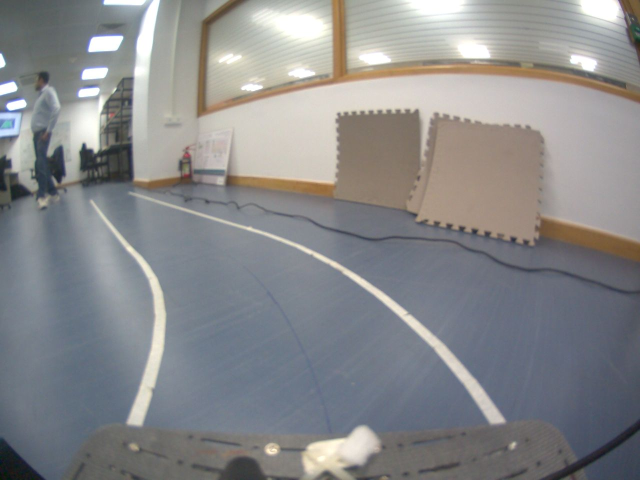
#> input picture scripts/images/i13.png, 1280 x 960 px (shown at 1/2 size); its folder holds only this picture in this run
$ python LanesTest.py   (older library calls are emulated)
#> lines starting #> are read from the running program, lines starting #| are printed output that depends on the picture; after the words box and inside, x2 and y2 are one past the last pixel; in counts of white or black regions, pixels touching at a corner belong together
### scripts/Lanes.py
import pickle
import cv2
import numpy as np

class FindLanes(object):

    def __init__(self, calibration_file):
#> called with calibration_file = 'calibrate_matrix.pickle'
        self._calibration_file = calibration_file
        serialize = pickle.load( open( self._calibration_file, "rb" ) )
#> (reads scripts/calibrate_matrix.pickle from the repository)
#> further down, img is the input picture: shape (960, 1280, 3); mean B, G, R 139.1, 137.4, 136.7
        self._mtx = serialize["mtx"]
        self._dist = serialize["dist"]


    # Process the image and give it back
    def img_process(self, img_BGR):
        # Conver from BGR to RGB to process
        img_RGB = cv2.cvtColor(img_BGR, cv2.COLOR_BGR2RGB)
        color_binary, combined, undistort_crop_img ,  src, dst, M, undistort_img  = self.combined_threshold_mask(img_RGB)

        leftx, lefty, rightx, righty, out_imgS, confidence_left, confidence_right, center_point, cte = self.find_lane_pixels_no_history(combined)
        #left_fitx, right_fitx, out_imgS, left_fit, right_fit = self.fit_polynomial(leftx, lefty, rightx, righty, out_imgS)

        return color_binary, cte, confidence_left,confidence_right,  undistort_crop_img, undistort_img # in RGB format

    # Undistort image
    def undistort(self, img, mask = True):
	return img
        #return cv2.undistort(img, self._mtx, self._dist, None, self._mtx)

    # Create a mask remove side noise
    def apply_transform_mask(self, _img , offset=100, bottom_offset = 100):
        _img[_img.shape[0] - bottom_offset:_img.shape[0]:] = 0
        size= _img.shape[0]
        return _img[:size - bottom_offset,:]

    # Create birds eye view from undistorted image
    def birds_perspective(self, img, SPEED = 0):
        # Define source points
#> called with SPEED = 1
        src = np.zeros((4, 2), dtype=np.float32)

        src[0] = [410,550]
        src[1] = [870,550]
        src[2] = [1180,960]
        src[3] = [100,960]

        # Destination Points
        dst = np.zeros((4, 2), dtype=np.float32)
        width = img.shape[1]
#> width = 1280
        height = img.shape[0]
#> height = 960
        offset1 = 250 # offset for dst points
        offset2 = 150
        dst[0] = (offset1, 0)
        dst[1] = (width-offset1, 0)
        dst[2] = (width-offset1, height)
        dst[3] = (offset1, height)

        M = cv2.getPerspectiveTransform(src, dst)
        dest_img = cv2.warpPerspective(img, M, (width, height),flags=cv2.INTER_LINEAR)
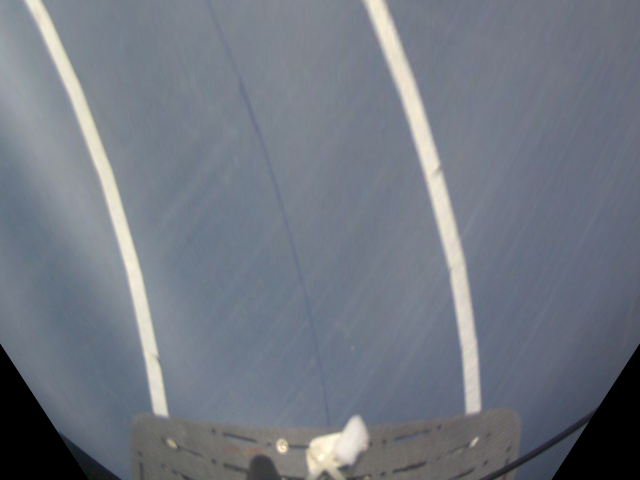
#> dest_img: shape (960, 1280, 3) (shown at 1/2 size); mean R, G, B 113.5, 119.8, 129.7

        return src, dst, M, dest_img

    # Apply generic threshold for high value targets
    def apply_threshold_channel(self, _img_channel, thresh=(190, 255)):
        binary = np.zeros_like(_img_channel)
        binary[(_img_channel > thresh[0]) & (_img_channel <= thresh[1])] = 1
        return binary

    # Create mask
    def combined_threshold_mask(self, _img_RGB, show = False, distance=1):
        img_RGB = self.undistort(_img_RGB)
        src, dst, M, bird_RGB = self.birds_perspective(img_RGB, distance)
#> src = [[410, 550], [870, 550], [1180, 960], [100, 960]]; dst = [[250, 0], [1030, 0], [1030, 960], [250, 960]]; M = [[-2.1, -2.6, 1983], [-1.54e-15, -6.8, 3741.7], [-1.07e-18, -0.00407, 1]]
        RGB = self.apply_transform_mask(bird_RGB, 100)
#> in apply_transform_mask, `return _img[:size - bottom_offset,:]`:
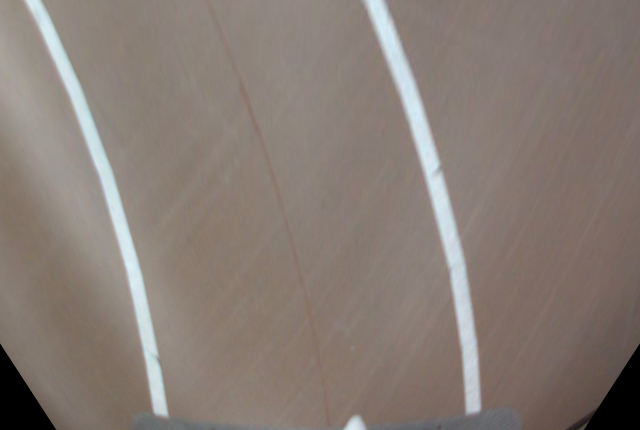
#> returned value: shape (860, 1280, 3) (shown at 1/2 size); mean of channels 0, 1, 2 117.2, 124.2, 135.3; drawn as B, G, R
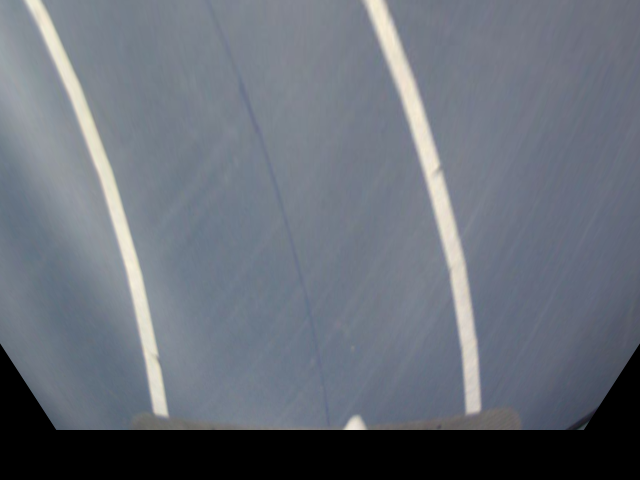
#> bird_RGB: shape (960, 1280, 3) (shown at 1/2 size); 8.06% of pixels changed, all inside (x1, y1, x2, y2) = (113, 860, 1168, 960)

        gray = cv2.cvtColor(RGB, cv2.COLOR_RGB2GRAY)
        S = self.apply_threshold_channel(gray)
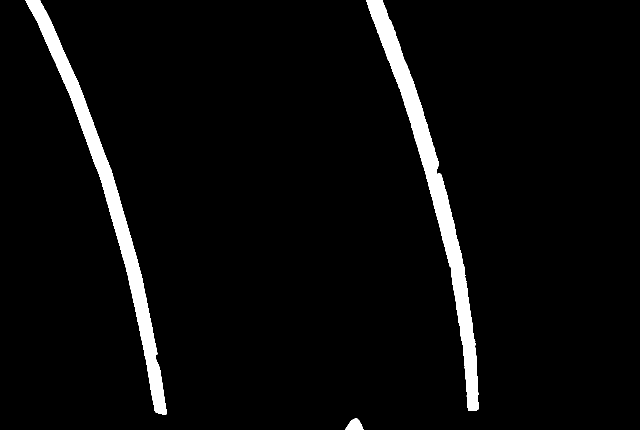
#> S: shape (860, 1280) (shown at 1/2 size); values 0 (black) and 1 (white), 4.3% white; 3 white regions, box (x1, y1, x2, y2) and area: (732, 0, 958, 822) 24410, (51, 0, 334, 829) 22477, (690, 836, 727, 860) 567


        #Combine
        combined = np.zeros_like(gray)
        blank = np.copy(combined)
        # Color stack
        color_binary = np.dstack((blank, S, blank)) * 255
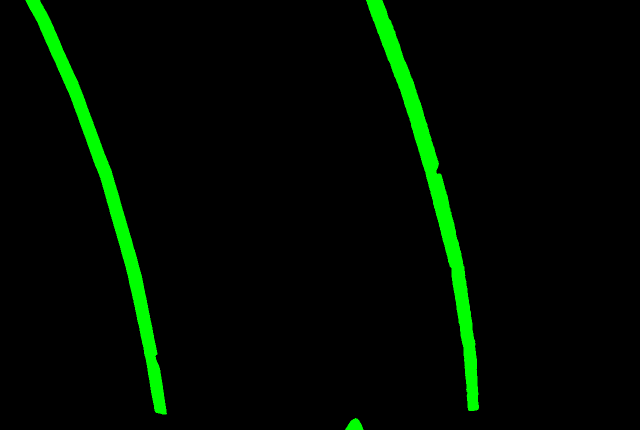
#> color_binary: shape (860, 1280, 3) (shown at 1/2 size); mean of channels 0, 1, 2 0, 11, 0; drawn as B, G, R
#> in img_process, `color_binary, combined, undistort_crop_img ,  src, dst, M, undistort_i..`: src = [[410, 550], [870, 550], [1180, 960], [100, 960]]; dst = [[250, 0], [1030, 0], [1030, 960], [250, 960]]
        # Combined
        combined[(S==1) ] = 1 # (R_gradx == 1) |

        return color_binary, combined, RGB,  src, dst, M, img_RGB

    # Finding lane pixels - from Course material. If you dont know anything about the frame
    def find_lane_pixels_no_history(self, binary_warped):
        # Find confidence of the curve you are providing
        confidence_left = 0
        confidence_right = 0
        # Take a histogram of the bottom half of the image
        histogram = np.sum(binary_warped[binary_warped.shape[0]//2:,:], axis=0)
#> histogram = 1280 values, max 230 at index 935, min 0 at index 0, mean 16.74
        # Create an output image to draw on and visualize the result
        out_img = np.dstack((binary_warped, binary_warped, binary_warped))
        # Find the peak of the left and right halves of the histogram
        # These will be the starting point for the left and right lines
        midpoint = np.int(histogram.shape[0]//2)
#> midpoint = 640
        leftx_base = np.argmax(histogram[:midpoint])
#> leftx_base = 304
        rightx_base = np.argmax(histogram[midpoint:]) + midpoint
#> rightx_base = 935
        # Find the offset over center_point_windows windows (immediately infront of the car)
        left_point = 0
        right_point = 0
        center_point_windows = 2

        cte = 0.0


        # HYPERPARAMETERS
        # Choose the number of sliding windows
        nwindows = 9

        # Which row element should the cte be calculated at
        ncte =  6
        # Set the width of the windows +/- margin
        # Window width exapand to eventually cover atleast half the window
        l_margin = 100
        r_margin = 100
        # Set minimum number of pixels found to recenter window
        minpix = 50

        # Set height of windows - based on nwindows above and image shape
        window_height = np.int(binary_warped.shape[0]//nwindows)
#> window_height = 95
        # Identify the x and y positions of all nonzero pixels in the image
        nonzero = binary_warped.nonzero()
#> nonzero = 47454 positions, rows 0 to 859, columns 51 to 957
        nonzeroy = np.array(nonzero[0])
        nonzerox = np.array(nonzero[1])
        # Current positions to be updated later for each window in nwindows
        leftx_current = leftx_base
#> leftx_current = 304
        rightx_current = rightx_base
#> rightx_current = 935

        # Create empty lists to receive left and right lane pixel indices
        left_lane_inds = []
        right_lane_inds = []

        # Step through the windows one by one
        for window in range(nwindows):
            # Identify window boundaries in x and y (and right and left)
            win_y_low = binary_warped.shape[0] - (window+1)*window_height
            win_y_high = binary_warped.shape[0] - window*window_height
            ### TO-DO: Find the four below boundaries of the window ###
            # Ideally there should be a check to ensure that this window does not cross half way points, low and high
            win_xleft_low = (leftx_current - l_margin) if  (leftx_current - l_margin)> 0 else 0 # Update this
            win_xleft_high = (leftx_current + l_margin) if (leftx_current + l_margin) < binary_warped.shape[1]//2 else binary_warped.shape[1]//2  # Update this
            win_xright_low = (rightx_current - r_margin) if (rightx_current - r_margin) > binary_warped.shape[1]//2 else binary_warped.shape[1]//2   # Update this
            win_xright_high = (rightx_current + r_margin) if (rightx_current + r_margin) < binary_warped.shape[1] else binary_warped.shape[1]  # Update this

            # Draw the windows on the visualization image
            cv2.rectangle(out_img,(win_xleft_low,win_y_low),
            (win_xleft_high,win_y_high),(0,255,0), 2)
            cv2.rectangle(out_img,(win_xright_low,win_y_low),
            (win_xright_high,win_y_high),(255,255,0), 2)

            ### TO-DO: Identify the nonzero pixels in x and y within the window ###
            good_left_inds = ((nonzeroy >= win_y_low) & (nonzeroy < win_y_high) &
            (nonzerox >= win_xleft_low) &  (nonzerox < win_xleft_high)).nonzero()[0]
            good_right_inds = ((nonzeroy >= win_y_low) & (nonzeroy < win_y_high) &
            (nonzerox >= win_xright_low) &  (nonzerox < win_xright_high)).nonzero()[0]

            # Append these indices to the lists
            left_lane_inds.append(good_left_inds)
            right_lane_inds.append(good_right_inds)
            #print(left_lane_inds)

            ### TO-DO: If you found > minpix pixels, recenter next window ###
            ### (`right` or `leftx_current`) on their mean position ###
            #print (left_lane_inds)
            if len(good_left_inds) > minpix*3:
                # Increase confidence and reduce window margin to default
                confidence_left += 1
                l_margin = 100
                leftx_current = np.int(np.mean(nonzerox[good_left_inds]))
            else:
                l_margin = int(1.25* l_margin)
            if len(good_right_inds) > minpix*3:
                # Increase confidence and reduce window margin to default
                confidence_right += 1
                r_margin = 100
                rightx_current = np.int(np.mean(nonzerox[good_right_inds]))
            else:
                #Lets increase window margin width by 25% (incase lane is turning)
                r_margin = int(1.25* r_margin)

            # For few windows consider offset
            if(window < center_point_windows):
                # Add left_center point
                left_point += leftx_current
                # Add left_center point
                right_point += rightx_current
                # Compute cte for box
                #cte += (left_point + right_point)//2 - binary_warped.shape[1]//2

            #Calculate max error
            if(window == nwindows- ncte ):
                cte = (leftx_current + rightx_current)//2 - binary_warped.shape[1]//2
#> this loop made 9 passes
#> (win_xleft_low, win_xleft_high, win_xright_low, win_xright_high, leftx_current, rightx_current, left_point, right_point) on passes 1 to 2: (204, 404, 835, 1035, 316, 944, 316, 944), (216, 416, 844, 1044, 302, 939, 618, 1883)
#> (win_xleft_low, win_xleft_high, win_xright_low, win_xright_high, leftx_current, rightx_current, cte) on pass 4: (183, 383, 826, 1026, 262, 911, -54)
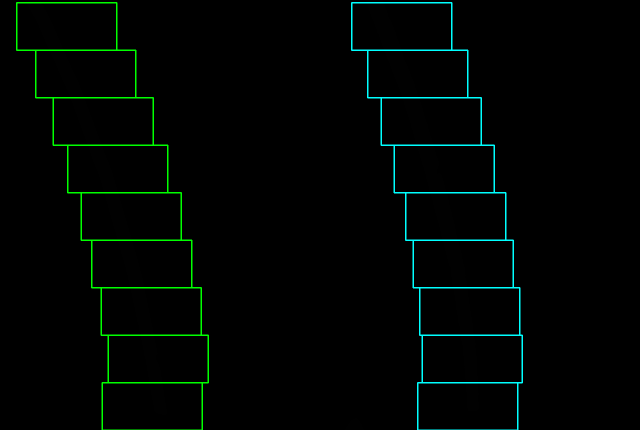
#> out_img: shape (860, 1280, 3) (shown at 1/2 size); mean of channels 0, 1, 2 2.6, 5.2, 0; drawn as B, G, R
#> after the loop, confidence_left = 9; confidence_right = 9; left_lane_inds = 9 items; left_point = 618; right_lane_inds = 9 items; right_point = 1883


        # Concatenate the arrays of indices (previously was a list of lists of pixels)
        try:
            left_lane_inds = np.concatenate(left_lane_inds)
            right_lane_inds = np.concatenate(right_lane_inds)
        except ValueError:
            # Avoids an error if the above is not implemented fully
            pass

        # Extract left and right line pixel positions
        leftx = nonzerox[left_lane_inds]
        lefty = nonzeroy[left_lane_inds]
        rightx = nonzerox[right_lane_inds]
        righty = nonzeroy[right_lane_inds]

        #Computer center point
        center_point = (left_point/center_point_windows + right_point/center_point_windows)//2
#> center_point = 625

        return leftx, lefty, rightx, righty, out_img, confidence_left, confidence_right, center_point, cte

    # Finding Polynomial Fit
    # [26 lines left out: function fit_polynomial, not called in this run]

### scripts/LanesTest.py
# File to test the Lanes code
from Lanes import FindLanes
import glob
import cv2


finelanes = FindLanes("calibrate_matrix.pickle")

images = glob.glob('images/*.png')
for image in images:
	img = cv2.imread(image) # BGR image
	filename = 'output/' + image.split("/")[1]
	img_RGB, cte, confidence_left,confidence_right = finelanes.img_process(img)
#> in img_process, `leftx, lefty, rightx, righty, out_imgS, confidence_left, confidence_ri..`: confidence_left = 9; center_point = 625; cte = -54
#> (the run stopped early here; a loop or call above may not have finished)
